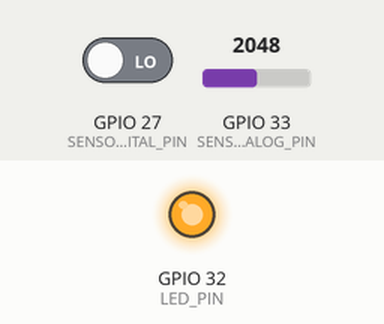
Recording of a program running on a simulated ESP32. Shown: output pins drawn as LEDs (lit = HIGH). Inputs (shaded band) come from the test bench; at power-on: GPIO 27 (SENSOR_DIGITAL_PIN) LOW, GPIO 33 (SENSOR_ANALOG_PIN) = 2048. WiFi joins after 1.5 s; servers stay silent unless stated; network time is answered at once with the bench clock; the local clock reads 2024-03-15 10:24:30 at power-on unless the program sets it; no MQTT or app messages arrive unless stated; what the program prints to the serial monitor is not drawn.

Above: at 2.3 s.
At 118.7 s:
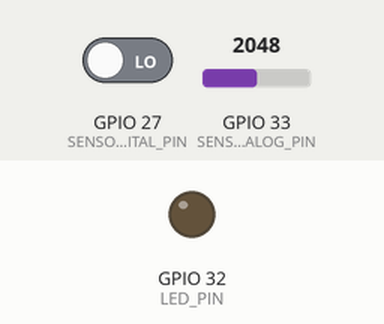
Timing chart, 0 to 120.2 s (numbered marks = the images above):
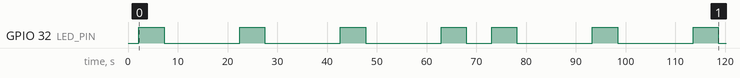

The program:

main.cpp
```cpp
#include <Arduino.h>
#include <PubSubClient.h>
#include <ArduinoJson.h>
#include <NTPClient.h>
#include <WiFi.h>
#include <Credentials.h> // Should link to your own credentials.h file. See Credentials_sample.h in include-directory.

// Sensor
#define SENSOR_DIGITAL_PIN 27
#define SENSOR_ANALOG_PIN 33
#define LED_PIN 32
#define sensorTreshold 30 // must be set individually, based on measures of analogue sensor
#define roundPerkWh 75  // get from your counter --> 75 rounds / kWh for me --> one round 0,0133333 kWh
#define roundInOneMinuteInWatt 800 // 75 rounds have 1kWh --> 1000 Watt hours --> 60000 Watt minutes --> 1 round per minute has 800 Watt (german explanation --> http://www.simla-ev.de/files/content/Mowast_Update_18128/Leistung_ermitteln_18121.pdf )
#define delayForNextRoundDay 20 // Around 10 seconds for a delay(500)
#define delayForNextRoundNight 30 // Around 15 seconds for a delay(500)
#define toHighPowerToBeReal 4800 // Sometimes it is too slow, then I get 4800W or higher as currPower (approx. fits to a read occuring directly after the delays above). So I will ignore it. Setting delay higher can make trouble for fast turns instead :()

// Wifi
const char ssid[] = WIFI_SSID; // Define in include/Credentials.h
const char pass[] = WIFI_PASSWD; // Define in include/Credentials.h


// Variables
int value_D0, value_A0, last_value_D0; // Sensor values
int value_t1, value_t2, value_t3, value_t4; // History sensor values
int delayAfterLastRound, totalRounds, dayRounds, currDay; // working variables
float tresholdCheck, currPower, totalConsumption, dayConsumption; // working variables
long unsigned int startTimestamp, lastTimestamp, currTimestamp; // working variables


// NTP
WiFiUDP ntpUDP;
// if offset is needed replace with bottom line then.
// const long utcOffsetInSeconds = 3600;
// NTPClient timeClient(ntpUDP, "pool.ntp.org", utcOffsetInSeconds);
NTPClient timeClient(ntpUDP, "pool.ntp.org");


// MQTT
const char* mqttServer = MQTT_SERVER; // Define in include/Credentials.h
const char* mqttUser = MQTT_USER; // Define in include/Credentials.h
const char* mqttPassword = MQTT_PWD; // Define in include/Credentials.h
const int   mqttPort = 1883;
const char* mqttPub = "espferraris1/status";

WiFiClient espClient;
PubSubClient client(espClient);


// Wifi procedures
void wifiInitialization(){

  if (WiFi.status() != WL_CONNECT_FAILED){
    WiFi.mode(WIFI_STA);
    WiFi.begin(ssid, pass);

    Serial.print("Checking WiFi ...");
    while (WiFi.status() != WL_CONNECTED) {
      Serial.print(".");
      delay(1000);
    }
  }

  Serial.print(" connected with IP ");
  Serial.println(WiFi.localIP());
}


// MQTT procedures
void connectToMQTTBroker(){
  if (!client.connected()) {
    while (!client.connected()) {
      if(client.connect("ESP8266Client", mqttUser, mqttPassword)){
        Serial.println("Connected to MQTT Broker.");
      } else {
        Serial.print("MQTT connection to broker failed with state ");
        Serial.println(client.state());
        delay(2000);
      }
      delay(100);
    }
  }
}

void sendMQTTPayload(){
  connectToMQTTBroker();

  const int capacity = JSON_OBJECT_SIZE(8);
  StaticJsonDocument<capacity> doc;
  doc["startTimestamp"] = startTimestamp;
  doc["updateTimestamp"] = currTimestamp;
  doc["treshholdValue"] = tresholdCheck;
  doc["updatesTotal"] = totalRounds;
  doc["updatesToday"] = dayRounds;
  doc["powerConsumptionTotal"] = totalConsumption;
  doc["powerConsumptionToday"] = dayConsumption;
  doc["currPower"] = currPower;

  char JSONmessageBuffer[300];
  serializeJson(doc, JSONmessageBuffer, sizeof(JSONmessageBuffer));

  if (client.publish(mqttPub, JSONmessageBuffer, true)){
    Serial.print("Send successfull to MQTT Broker: ");
    Serial.println(JSONmessageBuffer);
    Serial.println();
  } else {
    Serial.print("Error publishing MQTT message.");
  }
}

void mqttInitialization(){
  client.setServer(mqttServer, mqttPort);
  connectToMQTTBroker();
}

void ntpTimeInitialization(){
  startTimestamp = 0;
  timeClient.setUpdateInterval(43200);
  timeClient.begin();
  timeClient.update();
  startTimestamp = timeClient.getEpochTime();
  while (startTimestamp < 1609502400) {
    timeClient.update();
    startTimestamp = timeClient.getEpochTime();
    Serial.println("Wait for valid NTP time.");
    delay(3000);
  }

  Serial.println(startTimestamp);
  lastTimestamp = 0;
  currTimestamp = 0;
}

// Setup
void setup() {
  Serial.begin(115200);

  pinMode(LED_PIN, OUTPUT);
  digitalWrite(LED_PIN, LOW);
  pinMode(SENSOR_DIGITAL_PIN, INPUT);
  pinMode(SENSOR_ANALOG_PIN, INPUT);

  wifiInitialization();

  mqttInitialization();

  ntpTimeInitialization();

  // Default values
  value_t1 = 0;
  value_t2 = 0;
  value_t3 = 0;
  value_t4 = 0;
  dayConsumption = 0;
  dayRounds = 0;
  totalConsumption = 0;
  totalRounds = 0;
  delayAfterLastRound = 0;
}

// Loop
void loop() {
  float distance = 0;
  int i = 1;

  // Get digital input. Not used anymore in the following code
  value_D0 = digitalRead(SENSOR_DIGITAL_PIN);

  // Get avg. distance by 50 measurements for better precision.
  // Original code used from here: https://wiki.hshl.de/wiki/index.php/Abstands-_und_Farberkennungssensor:_TCRT5000
  for (i = 1; i <= 50; i++)
  {
    value_A0 = analogRead(SENSOR_ANALOG_PIN);
    distance = distance + value_A0;
  }
  distance = distance / i;

  // Check if distance is higher than treshold
  // tresholdCheck = ((distance + value_t1 + value_t2 + value_t3 + value_t4) / 5);  // Could make sense if sensors data is close to normal data. Replace with bottom line then.
  tresholdCheck = distance;
  if ((tresholdCheck >= sensorTreshold) && (delayAfterLastRound <= 0)) {

    // Calculate current power
    timeClient.update();
    currTimestamp = timeClient.getEpochTime();
    if (lastTimestamp > 0) {
      currPower = (float)60 * (float)roundInOneMinuteInWatt / (currTimestamp - lastTimestamp); // Current power in Watt
    }

    // Day bill check
    timeClient.setTimeOffset(3600); // I need day check in GMT here, but epcoh vai MQTT is UTC
    if (timeClient.getDay() != currDay){
      dayConsumption = 0;
      dayRounds = 0;
      currDay = timeClient.getDay();
    }

    // Longer delay in night hours to prevent false measurements
    if ((timeClient.getHours() >= 22) || (timeClient.getHours() <= 7)){
      delayAfterLastRound = delayForNextRoundNight;
    } else{
      delayAfterLastRound = delayForNextRoundDay;
    }
    timeClient.setTimeOffset(0);

    // Check if maybe false detection
    if (currPower < toHighPowerToBeReal) {

      // Consumption calculation
      lastTimestamp = currTimestamp;
      totalRounds += 1; // Total rounds since start
      totalConsumption = totalRounds / (float)roundPerkWh;  // Total consumption since start
      dayRounds   += 1; // Rounds since midnight
      dayConsumption = dayRounds / (float)roundPerkWh;  // Daily consumption

      // Payload & LED
      sendMQTTPayload();
      digitalWrite(LED_PIN, HIGH);
    }
  }

  // Monitor output
  Serial.print(value_D0);
  Serial.print(" ");
  Serial.print(value_A0);
  Serial.print(" ");
  Serial.print(distance);
  Serial.print(" ");
  Serial.print(tresholdCheck);
  Serial.print(" ");
  Serial.print(currPower);
  Serial.println();

  // History values if needed above
  value_t4 = value_t3;
  value_t3 = value_t2;
  value_t2 = value_t1;
  value_t1 = distance;

  // Delay control after last positive read
  if (delayAfterLastRound > 0) {
    delayAfterLastRound -= 1;
    if (delayAfterLastRound < 10) {
      digitalWrite(LED_PIN, LOW);
    }
  }

  delay(500);
}
```

Credentials_sample.h
```cpp
#ifndef CREDENTIALS_H
#define CREDENTIALS_H

// Replace with your actual SSID and password:
#define WIFI_SSID "Your SSID here"
#define WIFI_PASSWD "WLAN AP password here"

#define MQTT_SERVER "Your MQTT's server IP here"
#define MQTT_USER "Your MQTT's user here"
#define MQTT_PWD "Your MQTT's password here"

#endif
```

Measured:
- by itself, GPIO 32 (LED_PIN): LOW → HIGH at 2.2 s, → LOW 5.1 s later, → HIGH 15.2 s later, → LOW 5.1 s later, … (14 changes in this stretch)
